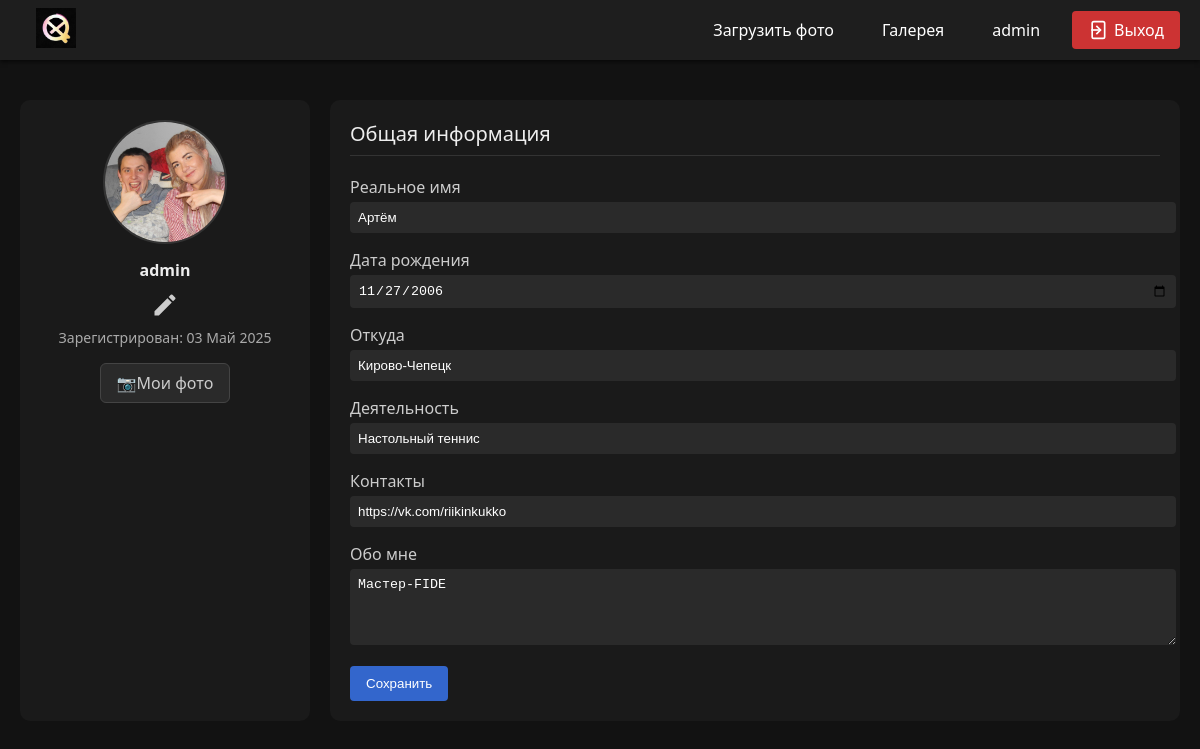
/profile/ (signed in), run on the app's committed database.
### photos/models.py (models this page shows, shortened)
class Profile(models.Model):
    GENDER_CHOICES = [
        ('', 'Не указан'),
        ('M', 'Мужчина'),
        ('F', 'Женщина'),
    ]
    user = models.OneToOneField(User, on_delete=models.CASCADE, related_name='profile')
    avatar = models.ImageField(upload_to='avatars/', default='avatars/default_avatar.jpg')
    real_name = models.CharField(max_length=100, blank=True)
    birth_date = models.DateField(blank=True, null=True)
    gender = models.CharField(max_length=1, choices=GENDER_CHOICES, blank=True)
    location = models.CharField(max_length=100, blank=True)
    activity = models.CharField(max_length=100, blank=True)
    website = models.URLField(blank=True)
    about = models.TextField(blank=True)

### photos/views.py (the view)
# urls.py: path('profile/', views.profile_view, name='profile'),
@login_required
def profile_view(request):
    user = request.user
    profile, created = Profile.objects.get_or_create(user=user)
    if request.method == 'POST':
        if 'avatar' in request.FILES:
            profile.avatar = request.FILES['avatar']
            profile.save()
            return redirect('profile')
        else:
            form = ProfileForm(request.POST, instance=profile)
            if form.is_valid():
                form.save()
                return redirect('profile')
    else:
        form = ProfileForm(instance=profile)
    return render(request, 'accounts/profile.html', {
        'user': user,
        'profile': profile,
        'form': form,
    })

### photos/forms.py
class ProfileForm(forms.ModelForm):
    class Meta:
        model = Profile
        fields = [
            'avatar',  # Добавлено!
            'real_name',
            'birth_date',
            'gender',
            'location',
            'activity',
            'website',
            'about',
        ]
        widgets = {
            'birth_date': forms.DateInput(attrs={'type': 'date'}),
        }

### photos/templates/accounts/profile.html (shortened to what this page needs)
{% load static %}
<!DOCTYPE html>
<html lang="ru">
<head>
  <link rel="stylesheet" href="{% static 'css/navbar.css' %}">
</head>
<body>
  <nav class="navbar">
  <a class="logo" href="/"><img src="{% static 'img/LOGOPIXX.jpg' %}" width="40px" height="40px"></a>
  <div class="nav-links">
    <a href="/upload/">Загрузить фото</a>
    <a href="/gallery/">Галерея</a>
    {% if request.user.is_authenticated %}
      <a href="/profile/">{{ request.user }}</a>
      <a href="/logout/" class="logout-button">
        Выход
      </a>
    {% else %}
      <a href="/login/">Войти</a>
    {% endif %}
  </div>
</nav>
  <div class="container">
    <div class="sidebar">
  <img src="{{ user.profile.avatar.url|default:'/default_avatar.png' }}" alt="Аватар">
  <div class="username">{{ user.username }}</div><form method="post" enctype="multipart/form-data">
    <label for="avatar" style="cursor: pointer;" title="Изменить аватар">
      <svg xmlns="http://www.w3.org/2000/svg" width="28" height="28" fill="#ccc" viewBox="0 0 24 24">
        <path d="M3 17.25V21h3.75L17.81 9.94l-3.75-3.75L3 17.25zM20.71 7.04a1.003 1.003 0 0 0 0-1.41l-2.34-2.34a1.003 1.003 0 0 0-1.41 0l-1.83 1.83 3.75 3.75 1.83-1.83z"/>
      </svg>
    </label>
  <div class="stat">Зарегистрирован: {{ user.date_joined|date:"d M Y" }}</div>
    <a href="/myphotos/" class="photo-button">📷Мои фото</a>
  </form>
</div>
    <div class="content">
      <div class="section-title">Общая информация</div>
      <form method="post">
        <div class="form-group">
          <label for="real_name">Реальное имя</label>
          <input type="text" id="real_name" name="real_name" value="{{ profile.real_name }}">
        </div>
        <div class="form-group">
            <label for="birth_date">Дата рождения</label>
            <input type="date" id="birth_date" name="birth_date" value="{{ profile.birth_date|date:'Y-m-d' }}">
        </div>
        <div class="form-group">
          <label for="location">Откуда</label>
          <input type="text" id="location" name="location" value="{{ profile.location }}">
        </div>
        <div class="form-group">
          <label for="activity">Деятельность</label>
          <input type="text" id="activity" name="activity" value="{{ profile.activity }}">
        </div>
        <div class="form-group">
          <label for="website">Контакты</label>
          <input type="url" id="website" name="website" value="{{ profile.website }}">
        </div>
        <div class="form-group">
          <label for="about">Обо мне</label>
          <textarea id="about" name="about" rows="4">{{ profile.about }}</textarea>
        </div>
        <button type="submit" class="edit-button">Сохранить</button>
      </form>
    </div>
  </div>
</body>
</html>

### photos/static/css/navbar.css (style rules this page uses)
.navbar { height: 60px; background-color: #1e1e1e; display: flex; align-items: center; justify-content: space-between; padding: 0 20px; box-shadow: 0 2px 4px rgba(0,0,0,0.6); position: sticky; top: 0; z-index: 999; }
.navbar .logo { font-size: 18px; font-weight: bold; color: #fff; text-decoration: none; }
.navbar .nav-links { display: flex; gap: 16px; }
.navbar a { color: #fff; text-decoration: none; font-weight: 500; padding: 8px 16px; border-radius: 4px; transition: background 0.3s; }
.logout-button { background-color: #cc3333; color: white !important; font-weight: bold; display: flex; align-items: center; gap: 6px; padding: 8px 12px; border-radius: 4px; text-decoration: none; }
.logout-button .door-icon { width: 20px; height: 20px; }

### photos/templates/accounts/profile.html (style rules this page uses)
body { margin: 0; font-family: 'Segoe UI', sans-serif; background-color: #121212; color: #eee; }
.container { display: flex; padding: 40px 20px; }
.sidebar { width: 250px; padding: 20px; background-color: #1a1a1a; border-radius: 10px; margin-right: 20px; text-align: center; }
.sidebar img { width: 120px; height: 120px; border-radius: 50%; object-fit: cover; margin-bottom: 10px; border: 2px solid #333; }
.sidebar .username { font-weight: bold; margin-bottom: 10px; }
.sidebar .stat { font-size: 14px; margin: 4px 0; color: #aaa; }
.content { flex-grow: 1; background-color: #1a1a1a; padding: 20px; border-radius: 10px; }
.section-title { font-size: 20px; margin-bottom: 20px; border-bottom: 1px solid #333; padding-bottom: 8px; }
.form-group { margin-bottom: 16px; }
.form-group label { display: block; margin-bottom: 4px; color: #ccc; }
.form-group input, .form-group textarea { width: 100%; padding: 8px; border-radius: 4px; border: none; background-color: #2a2a2a; color: #fff; }
.edit-button { background-color: #3366cc; color: #fff; padding: 10px 16px; border: none; border-radius: 4px; cursor: pointer; }
.photo-button { display: inline-block; margin-top: 12px; padding: 8px 16px; background-color: #2a2a2a; color: #ccc; border: 1px solid #444; border-radius: 6px; text-decoration: none; font-weight: 500; transition: background 0.3s, color 0.3s; }

### data on the page
Profile: real_name "Артём", birth_date "11/27/2006", location "Кирово-Чепецк", activity "Настольный теннис", website "https://vk.com/riikinkukko", about "Мастер-FIDE"

### other printed values
{{ request.user }} "admin"
{{ user.username }} "admin"
{{ user.date_joined|date:"d M Y" }} "03 Май 2025"
